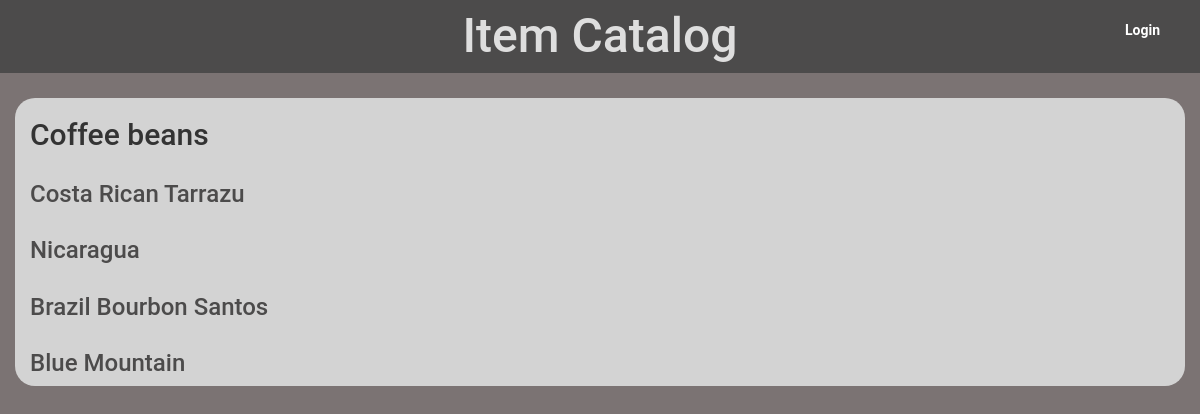
/catalog/Coffee beans/, run on the app's committed database.
### database_setup.py (models this page shows, shortened)
class Categories(Base):
    __tablename__ = 'categories'
    id = Column(Integer, primary_key=True)
    name = Column(String(250), nullable=False)
    user_id = Column(Integer, ForeignKey('user.id'))
    user = relationship(User)

class Items(Base):
    __tablename__ = 'items'
    name = Column(String(80), nullable=False)
    id = Column(Integer, primary_key=True)
    description = Column(String(500))
    category_id = Column(Integer, ForeignKey('categories.id'))
    category = relationship(Categories)
    user_id = Column(Integer, ForeignKey('user.id'))
    user = relationship(User)
    created_date = Column(DateTime, default=datetime.datetime.utcnow)

### application.py (the view)
@app.route('/catalog/<string:category_name>')
@app.route('/catalog/<string:category_name>/')
def showMenu(category_name):
    category = session.query(Categories).filter_by(name=category_name).one()
    items = session.query(Items).filter_by(category_id=category.id).all()
    return render_template('category.html',
                           category=category,
                           items=items,
                           loggedin='username' in login_session)

### templates/category.html (shortened to what this page needs)
{% extends "main.html" %}
{% block content %}
<div class="row">
	<div class="col-md-10">
		<h2>{{category.name}}</h2>
	</div>
</div>
{% for item in items %}
		<a href = "{{url_for('showItems', category_name= category.name, item_name = item.name)}}">
			<div class="row">
					<div class="col-md-10 category">
						<h3>{{item.name}}</h3>
					</div>
			</div>
		</a>
{% endfor %}
{% endblock %}

### static/styles.css (style rules this page uses)
* { font-family: "Helvetica Neue Bold", Roboto, Helvetica, Arial, sans-serif; font-weight: 700; }
a { color: #fff !important; }
.main { background-color: #7b7373; }
.category { color: #4c4b4b }

### data on the page
Categories: name "Coffee beans"
Items: name "Costa Rican Tarrazu"
Items: name "Nicaragua"
Items: name "Brazil Bourbon Santos"
Items: name "Blue Mountain"
